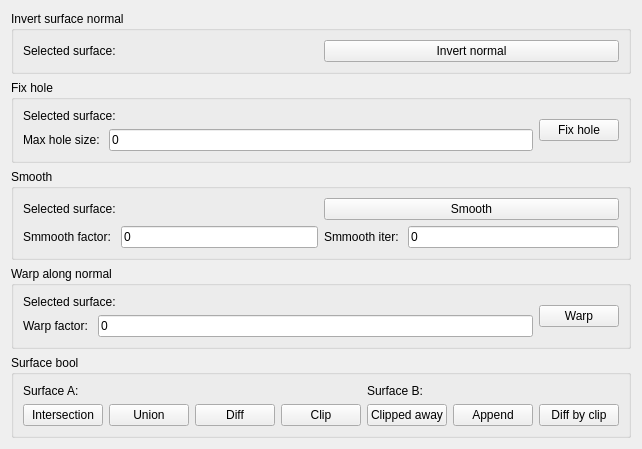
     <widget class="QWidget" name="tab_6">
      <attribute name="title">
       <string>Surface operation</string>
      </attribute>
      <layout class="QGridLayout" name="gridLayout_23">
       <item row="0" column="0" colspan="2">
        <widget class="QGroupBox" name="groupBox_11">
         <property name="title">
          <string>Invert surface normal</string>
         </property>
         <layout class="QGridLayout" name="gridLayout_18">
          <item row="0" column="0">
           <layout class="QHBoxLayout" name="horizontalLayout_15">
            <item>
             <widget class="QLabel" name="label_24">
              <property name="text">
               <string>Selected surface:</string>
              </property>
             </widget>
            </item>
            <item>
             <widget class="QmitkSingleNodeSelectionWidget" name="mitkNodeSelectWidget_inverNormal" native="true"/>
            </item>
           </layout>
          </item>
          <item row="0" column="1">
           <widget class="QPushButton" name="pushButton_inverNormal">
            <property name="text">
             <string>Invert normal</string>
            </property>
           </widget>
          </item>
         </layout>
        </widget>
       </item>
       <item row="1" column="0" colspan="2">
        <widget class="QGroupBox" name="groupBox_14">
         <property name="title">
          <string>Fix hole</string>
         </property>
         <layout class="QGridLayout" name="gridLayout_21">
          <item row="0" column="0">
           <layout class="QHBoxLayout" name="horizontalLayout_20">
            <item>
             <widget class="QLabel" name="label_29">
              <property name="text">
               <string>Selected surface:</string>
              </property>
             </widget>
            </item>
            <item>
             <widget class="QmitkSingleNodeSelectionWidget" name="mitkNodeSelectWidget_fixHole" native="true"/>
            </item>
           </layout>
          </item>
          <item row="1" column="0">
           <layout class="QHBoxLayout" name="horizontalLayout_21">
            <item>
             <widget class="QLabel" name="label_30">
              <property name="text">
               <string>Max hole size: </string>
              </property>
             </widget>
            </item>
            <item>
             <widget class="QLineEdit" name="lineEdit_holeSize">
              <property name="text">
               <string>0</string>
              </property>
             </widget>
            </item>
           </layout>
          </item>
          <item row="0" column="1" rowspan="2">
           <widget class="QPushButton" name="pushButton_fixhole">
            <property name="text">
             <string>Fix hole</string>
            </property>
           </widget>
          </item>
         </layout>
        </widget>
       </item>
       <item row="3" column="0" colspan="2">
        <widget class="QGroupBox" name="groupBox_12">
         <property name="title">
          <string>Warp along normal</string>
         </property>
         <layout class="QGridLayout" name="gridLayout_19">
          <item row="0" column="0">
           <layout class="QHBoxLayout" name="horizontalLayout_16">
            <item>
             <widget class="QLabel" name="label_25">
              <property name="text">
               <string>Selected surface:</string>
              </property>
             </widget>
            </item>
            <item>
             <widget class="QmitkSingleNodeSelectionWidget" name="mitkNodeSelectWidget_normalWarp" native="true"/>
            </item>
           </layout>
          </item>
          <item row="1" column="0">
           <layout class="QHBoxLayout" name="horizontalLayout_17">
            <item>
             <widget class="QLabel" name="label_26">
              <property name="text">
               <string>Warp factor: </string>
              </property>
             </widget>
            </item>
            <item>
             <widget class="QLineEdit" name="lineEdit_warpFactor">
              <property name="text">
               <string>0</string>
              </property>
             </widget>
            </item>
           </layout>
          </item>
          <item row="0" column="1" rowspan="2">
           <widget class="QPushButton" name="pushButton_warp">
            <property name="text">
             <string>Warp</string>
            </property>
           </widget>
          </item>
         </layout>
        </widget>
       </item>
       <item row="4" column="0" colspan="2">
        <widget class="QGroupBox" name="groupBox_13">
         <property name="title">
          <string>Surface bool</string>
         </property>
         <layout class="QGridLayout" name="gridLayout_20">
          <item row="0" column="0" colspan="4">
           <layout class="QHBoxLayout" name="horizontalLayout_18">
            <item>
             <widget class="QLabel" name="label_27">
              <property name="text">
               <string>Surface A:</string>
              </property>
             </widget>
            </item>
            <item>
             <widget class="QmitkSingleNodeSelectionWidget" name="mitkNodeSelectWidget_surfaceboolA" native="true"/>
            </item>
           </layout>
          </item>
          <item row="0" column="4" colspan="4">
           <layout class="QHBoxLayout" name="horizontalLayout_19">
            <item>
             <widget class="QLabel" name="label_28">
              <property name="text">
               <string>Surface B:</string>
              </property>
             </widget>
            </item>
            <item>
             <widget class="QmitkSingleNodeSelectionWidget" name="mitkNodeSelectWidget_surfaceboolB" native="true"/>
            </item>
           </layout>
          </item>
          <item row="1" column="0">
           <widget class="QPushButton" name="pushButton_intersect">
            <property name="text">
             <string>Intersection</string>
            </property>
           </widget>
          </item>
          <item row="1" column="1">
           <widget class="QPushButton" name="pushButton_union">
            <property name="text">
             <string>Union</string>
            </property>
           </widget>
          </item>
          <item row="1" column="2">
           <widget class="QPushButton" name="pushButton_diff">
            <property name="text">
             <string>Diff</string>
            </property>
           </widget>
          </item>
          <item row="1" column="6">
           <widget class="QPushButton" name="pushButton_append">
            <property name="text">
             <string>Append</string>
            </property>
           </widget>
          </item>
          <item row="1" column="7">
           <widget class="QPushButton" name="pushButton_diff_type2">
            <property name="text">
             <string>Diff by clip</string>
            </property>
           </widget>
          </item>
          <item row="1" column="3">
           <widget class="QPushButton" name="pushButton_implicitClip">
            <property name="text">
             <string>Clip</string>
            </property>
           </widget>
          </item>
          <item row="1" column="4" colspan="2">
           <widget class="QPushButton" name="pushButton_clipAway">
            <property name="text">
             <string>Clipped away</string>
            </property>
           </widget>
          </item>
         </layout>
        </widget>
       </item>
       <item row="2" column="0" colspan="2">
        <widget class="QGroupBox" name="groupBox_15">
         <property name="title">
          <string>Smooth</string>
         </property>
         <layout class="QGridLayout" name="gridLayout_22">
          <item row="0" column="0">
           <layout class="QHBoxLayout" name="horizontalLayout_22">
            <item>
             <widget class="QLabel" name="label_31">
              <property name="text">
               <string>Selected surface:</string>
              </property>
             </widget>
            </item>
            <item>
             <widget class="QmitkSingleNodeSelectionWidget" name="mitkNodeSelectWidget_smooth" native="true"/>
            </item>
           </layout>
          </item>
          <item row="1" column="0">
           <layout class="QHBoxLayout" name="horizontalLayout_23">
            <item>
             <widget class="QLabel" name="label_32">
              <property name="text">
               <string>Smmooth factor: </string>
              </property>
             </widget>
            </item>
            <item>
             <widget class="QLineEdit" name="lineEdit_smoothFactor">
              <property name="text">
               <string>0</string>
              </property>
             </widget>
            </item>
           </layout>
          </item>
          <item row="1" column="1">
           <layout class="QHBoxLayout" name="horizontalLayout_24">
            <item>
             <widget class="QLabel" name="label_33">
              <property name="text">
               <string>Smmooth iter: </string>
              </property>
             </widget>
            </item>
            <item>
             <widget class="QLineEdit" name="lineEdit_warpFactor_smoothIter">
              <property name="text">
               <string>0</string>
              </property>
             </widget>
            </item>
           </layout>
          </item>
          <item row="0" column="1">
           <widget class="QPushButton" name="pushButton_smooth">
            <property name="text">
             <string>Smooth</string>
            </property>
           </widget>
          </item>
         </layout>
        </widget>
       </item>
      </layout>
     </widget>
